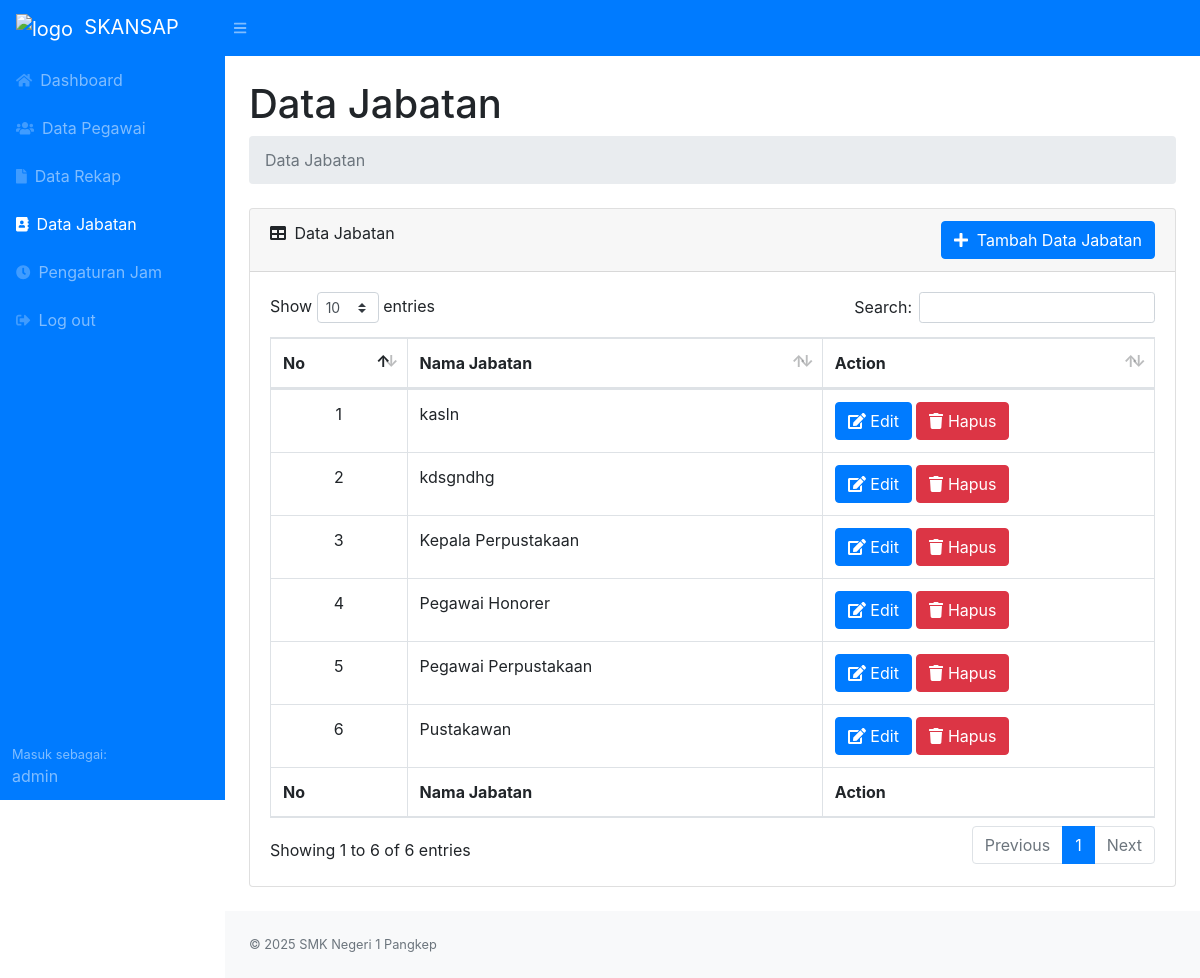
Page /data_jabatan.php (signed in) on the committed database.
### tables this page shows
CREATE TABLE `jabatan` (
  `jabatan_id` int NOT NULL,
  `jabatan_nama` varchar(50) NOT NULL
);

### data_jabatan.php (the view, shortened to what this page needs)
<?php
require_once("./header.php");
?>
<div id="layoutSidenav_content">
    <main>
        <div class="container-fluid">
            <h1 class="mt-4">Data Jabatan</h1>
            <ol class="breadcrumb mb-4">
                <li class="breadcrumb-item active">Data Jabatan</li>
            </ol>
            <div class="card mb-4">
                <div class="card-header d-flex justify-content-between">
                    <div>
                        <i class="fas fa-table mr-1"></i>
                        Data Jabatan
                    </div>
                    <div>
                        <a href="./tambah_jabatan.php">
                            <button type="button" class="btn btn-primary">
                                <i class="fas fa-plus mr-1"></i> Tambah Data Jabatan
                            </button>
                        </a>
                    </div>
                </div>
                <div class="card-body">
                    <div class="table-responsive">
                        <table class="table table-bordered" id="dataTable" width="100%" cellspacing="0">
                            <thead>
                                <tr>
                                    <th>No</th>
                                    <th>Nama Jabatan</th>
                                    <th>Action</th>
                                </tr>
                            </thead>
                            <tfoot>
                                <tr>
                                    <th>No</th>
                                    <th>Nama Jabatan</th>
                                    <th>Action</th>
                                </tr>
                            </tfoot>
                            <tbody>
                                <?php
                                $no = 1;
                                $sql = "SELECT * FROM `jabatan` ORDER BY `jabatan_nama` ASC";
                                $result = $koneksi->query($sql);
                                if ($result->num_rows > 0) {
                                    while ($row = $result->fetch_assoc()) {
                                ?>
                                <tr>
                                    <td class="text-center"><?php echo $no; ?></td>
                                    <td><?php echo htmlspecialchars($row['jabatan_nama']); ?></td>
                                    <td>
                                        <a href="edit_jabatan.php?jabatan_id=<?php echo $row['jabatan_id']; ?>"
                                            class="btn btn-primary"><i class="fas fa-edit"></i> Edit</a>
                                        <a href="hapus_jabatan.php?jabatan_id=<?php echo $row['jabatan_id']; ?>"
                                            class="btn btn-danger" onclick="return confirm('Apakah anda yakin ingin menghapus jabatan ini?')"><i
                                                class="fas fa-trash"></i> Hapus</a>
                                    </td>
                                </tr>
                                <?php
                                    $no++;
                                    }
                                } else {
                                    echo '<tr><td colspan="3" class="text-center">Tidak ada data jabatan.</td></tr>';
                                }
                                ?>
                            </tbody>
                        </table>
                    </div>
                </div>
            </div>
        </div>
    </main>
    <?php
require_once("./footer.php");
?>

### rows in the picture
jabatan: jabatan_nama "kasln"
jabatan: jabatan_nama "kdsgndhg"
jabatan: jabatan_nama "Kepala Perpustakaan"
jabatan: jabatan_nama "Pegawai Honorer"
jabatan: jabatan_nama "Pegawai Perpustakaan"
jabatan: jabatan_nama "Pustakawan"

### other values in the picture
$username "admin"
